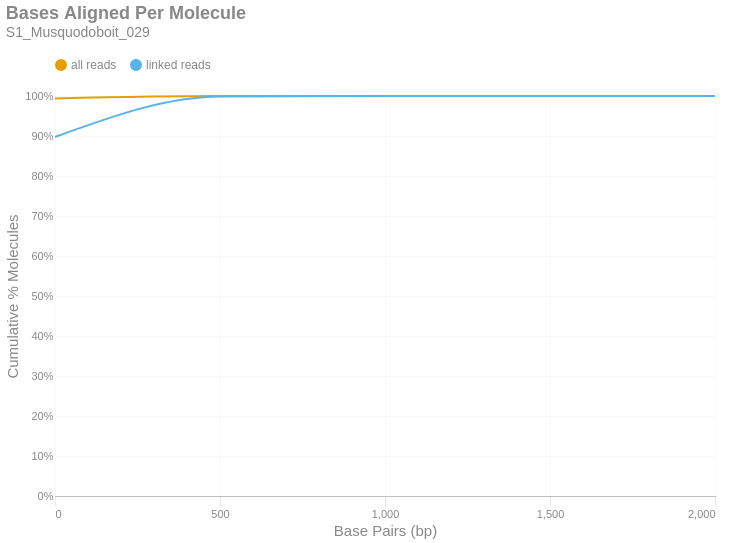

Notebook code for this chart:
### Markdown cell above
### Bases Aligned Per Molecule
This is a cumulative frequency distribution showing the number of base pairs aligned per unique molecule. These data are shown in 500 bp bins. There are two distributions: one with `all reads` (yellow) and another with only `linked reads` (blue). The percent of molecules in the `linked reads` distribution is relative to the total number of linked molecules.

### Code cell
if SKIPLR:
    print_html(f"Skipped")
else:
    binned_df = consolidated_hist(valids['aligned_bp'], mask, 500, True)
    with SafeRender(binned_df):
        (
            density_plot(binned_df, 'Bases Aligned Per Molecule', samplename, 'basesper')
            .encode(
                x=alt.X('bin:Q', title="Base Pairs (bp)").axis(tickMinStep=500).scale(padding=0),
                y=alt.Y('value:Q', title='Cumulative % Molecules')
                    .axis(format='%')
                    .scale(domain = [0,1])
                    .stack(False),
                color=alt.Color("key:N").scale(domain = ["all reads", "linked reads"]),
                tooltip = [
                    alt.Tooltip("key:N", title = "Data Type"),
                    alt.Tooltip("range_label:N", title="Bases Aligned Per Molecule"),
                    alt.Tooltip("value:Q", format = ".2%", title="% Molecules (Cum.)")
                ]
            )
        ).display()

### Figure 1 — Vega-Lite specification as saved in the notebook (floating-point values rounded to 4 significant figures)
{"width": "container", "height": 400, "config": {"title": {"anchor": "start", "dy": -15, "fontSize": 18, "color": "#888888", "subtitleColor": "#888888", "subtitleFontSize": 14}, "arc": {"fill": "#0072B2"}, "axis": {"domainColor": "#888888", "domainWidth": 0.5, "gridWidth": 0.2, "grid": false, "titleFontWeight": 400, "titleFontSize": 15, "labelFontSize": 11, "labelColor": "#888888", "tickColor": "#888888", "tickWidth": 0.2, "titleColor": "#888888"}, "axisBand": {"grid": false}, "axisX": {"grid": true, "tickSize": 10, "domainCap": "round"}, "axisY": {"domain": false, "grid": true, "tickSize": 0, "domainCap": "round"}, "background": "transparent", "header": {"labelFontSize": 15, "labelColor": "#888888", "titleFontSize": 15, "titleFontWeight": 600, "titleColor": "#888888"}, "legend": {"labelFont": "sans-serif", "labelFontSize": 12, "labelColor": "#888888", "symbolSize": 100, "symbolType": "circle", "titleFontSize": 12, "titlePadding": 10, "titleColor": "#888888", "title": null, "orient": "top"}, "range": {"category": ["#E69F00", "#56B4E9", "#009E73", "#F0E442", "#0072B2", "#D55E00", "#CC79A7", "#000000"], "diverging": ["#cfe8f3", "#a2d4ec", "#73bfe2", "#46abdb", "#1696d2", "#12719e"]}, "area": {"fill": "#0072B2", "fillOpacity": 0.7, "line": true, "strokeOpacity": 0.7}, "line": {"color": "#0072B2", "stroke": "#0072B2", "strokeWidth": 2}, "trail": {"color": "#0072B2", "stroke": "#0072B2", "strokeWidth": 0, "size": 1}, "point": {"filled": true, "fillOpacity": 1.0, "size": 95}, "text": {"color": "#888888", "fontSize": 11, "align": "right", "fontWeight": 400, "size": 11}, "bar": {"fill": "#0072B2", "stroke": null}, "view": {"stroke": null, "continuousWidth": 660, "continuousHeight": 400}}, "data": {"name": "data-ec58079b583952188a1565c2ee1c72af"}, "mark": {"type": "line", "interpolate": "monotone", "point": {"opacity": 0, "size": 275}}, "encoding": {"color": {"field": "key", "scale": {"domain": ["all reads", "linked reads"]}, "type": "nominal"}, "tooltip": [{"field": "key", "title": "Data Type", "type": "nominal"}, {"field": "range_label", "title": "Bases Aligned Per Molecule", "type": "nominal"}, {"field": "value", "format": ".2%", "title": "% Molecules (Cum.)", "type": "quantitative"}], "x": {"axis": {"tickMinStep": 500}, "field": "bin", "scale": {"padding": 0}, "title": "Base Pairs (bp)", "type": "quantitative"}, "y": {"axis": {"format": "%"}, "field": "value", "scale": {"domain": [0, 1]}, "stack": false, "title": "Cumulative % Molecules", "type": "quantitative"}}, "params": [{"name": "param_c36ac31b6afebe62", "select": {"type": "point", "fields": ["key"]}, "bind": "legend"}], "title": {"text": "Bases Aligned Per Molecule", "subtitle": "S1_Musquodoboit_029"}, "transform": [{"fold": ["all reads (cumsum)", "linked reads (cumsum)"]}, {"calculate": "replace(datum.key, ' (cumsum)', '')", "as": "key"}, {"filter": {"param": "param_c36ac31b6afebe62"}}], "usermeta": {"embedOptions": {"downloadFileName": "S1_Musquodoboit_029.basesper"}}, "$schema": "https://vega.github.io/schema/vega-lite/v6.1.0.json", "datasets": {"data-ec58079b583952188a1565c2ee1c72af": [{"bin": "0.0", "interval": "0.0-500.0", "all reads": 0.9939, "linked reads": 0.8976, "all reads (cumsum)": 0.9939, "linked reads (cumsum)": 0.8976, "range_label": "0-499"}, {"bin": "500.0", "interval": "500.0-1000.0", "all reads": 0.005919, "linked reads": 0.101, "all reads (cumsum)": 0.9999, "linked reads (cumsum)": 0.9986, "range_label": "500-999"}, {"bin": "1000.0", "interval": "1000.0-1500.0", "all reads": 0.0001328, "linked reads": 0.001388, "all reads (cumsum)": 1.0, "linked reads (cumsum)": 1.0, "range_label": "1000-1499"}, {"bin": "1500.0", "interval": "1500.0-2000.0", "all reads": 2.856e-06, "linked reads": 2.748e-05, "all reads (cumsum)": 1.0, "linked reads (cumsum)": 1.0, "range_label": "1500-1999"}, {"bin": "2000.0", "interval": "2000.0-2500.0", "all reads": 7.139e-07, "linked reads": 0.0, "all reads (cumsum)": 1.0, "linked reads (cumsum)": 1.0, "range_label": "2000-2499"}]}}
